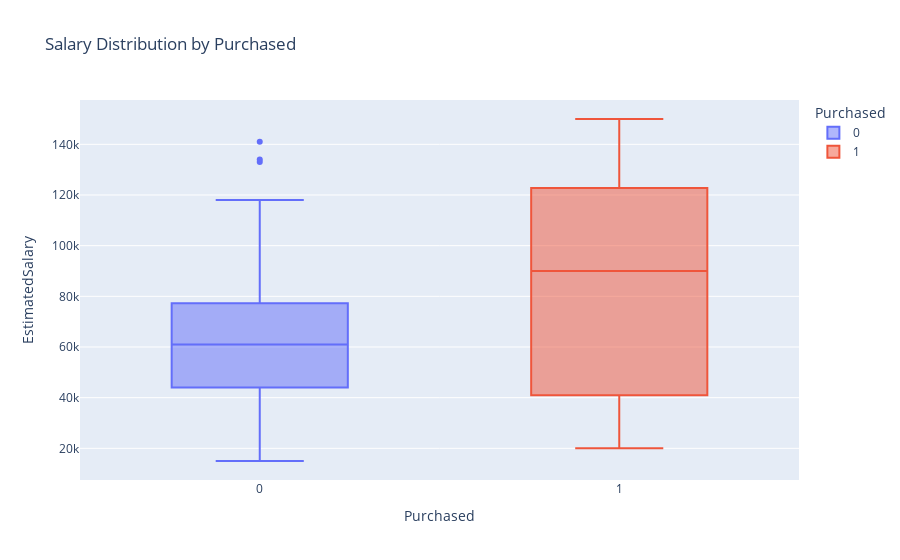

The notebook cell this image was saved under:
### Code cell
fig = px.box(
    df, x="Purchased", y="EstimatedSalary",
    color='Purchased',
    title="Salary Distribution by Purchased"
)
fig.show()

### Figure 1 — Plotly figure (JSON) as saved in the notebook; plotly's stock layout.template omitted (floating-point values rounded to 4 significant figures; data arrays with more than 128 entries replaced by an {"elided": "..."} marker saying what was removed)
{"data": [{"alignmentgroup": "True", "hovertemplate": "Purchased=%{x}<br>EstimatedSalary=%{y}<extra></extra>", "legendgroup": "0", "marker": {"color": "#636efa"}, "name": "0", "notched": false, "offsetgroup": "0", "orientation": "v", "showlegend": true, "type": "box", "x": {"elided": "257 int values"}, "x0": " ", "xaxis": "x", "y": {"elided": "257 int values"}, "y0": " ", "yaxis": "y"}, {"alignmentgroup": "True", "hovertemplate": "Purchased=%{x}<br>EstimatedSalary=%{y}<extra></extra>", "legendgroup": "1", "marker": {"color": "#EF553B"}, "name": "1", "notched": false, "offsetgroup": "1", "orientation": "v", "showlegend": true, "type": "box", "x": {"elided": "143 int values"}, "x0": " ", "xaxis": "x", "y": {"elided": "143 int values"}, "y0": " ", "yaxis": "y"}], "layout": {"boxmode": "overlay", "legend": {"title": {"text": "Purchased"}, "tracegroupgap": 0}, "title": {"text": "Salary Distribution by Purchased"}, "xaxis": {"anchor": "y", "categoryarray": [0, 1], "categoryorder": "array", "domain": [0, 1], "title": {"text": "Purchased"}}, "yaxis": {"anchor": "x", "domain": [0, 1], "title": {"text": "EstimatedSalary"}}}}
